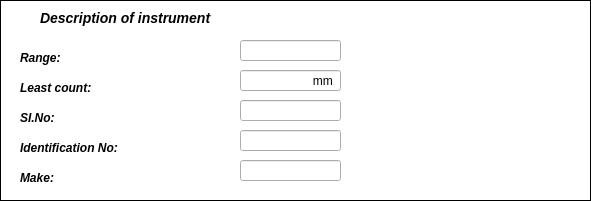
           <widget class="QGroupBox" name="groupBox_19">
            <property name="geometry">
             <rect>
              <x>530</x>
              <y>90</y>
              <width>591</width>
              <height>201</height>
             </rect>
            </property>
            <property name="styleSheet">
             <string notr="true">QGroupBox{background-color: white;
    border: 1px solid black;
    margin-top: 0.5em;
}
</string>
            </property>
            <property name="title">
             <string/>
            </property>
            <widget class="QLabel" name="label_94">
             <property name="geometry">
              <rect>
               <x>40</x>
               <y>10</y>
               <width>181</width>
               <height>17</height>
              </rect>
             </property>
             <property name="text">
              <string>&lt;h3&gt;&lt;i&gt;Description of instrument&lt;/i&gt;&lt;/h3&gt;</string>
             </property>
            </widget>
            <widget class="QLabel" name="label_95">
             <property name="geometry">
              <rect>
               <x>20</x>
               <y>50</y>
               <width>54</width>
               <height>17</height>
              </rect>
             </property>
             <property name="text">
              <string>&lt;b&gt;&lt;i&gt;Range:
</string>
             </property>
            </widget>
            <widget class="QLabel" name="label_96">
             <property name="geometry">
              <rect>
               <x>20</x>
               <y>80</y>
               <width>101</width>
               <height>17</height>
              </rect>
             </property>
             <property name="text">
              <string>&lt;b&gt;&lt;i&gt;Least count:</string>
             </property>
            </widget>
            <widget class="QLabel" name="label_97">
             <property name="geometry">
              <rect>
               <x>20</x>
               <y>110</y>
               <width>54</width>
               <height>17</height>
              </rect>
             </property>
             <property name="text">
              <string>&lt;b&gt;&lt;i&gt;SI.No:</string>
             </property>
            </widget>
            <widget class="QLabel" name="label_98">
             <property name="geometry">
              <rect>
               <x>20</x>
               <y>140</y>
               <width>121</width>
               <height>17</height>
              </rect>
             </property>
             <property name="text">
              <string>&lt;b&gt;&lt;i&gt;Identification No:</string>
             </property>
            </widget>
            <widget class="QLabel" name="label_99">
             <property name="geometry">
              <rect>
               <x>20</x>
               <y>170</y>
               <width>54</width>
               <height>17</height>
              </rect>
             </property>
             <property name="text">
              <string>&lt;b&gt;&lt;i&gt;Make:</string>
             </property>
            </widget>
            <widget class="QLineEdit" name="lineEdit_33">
             <property name="geometry">
              <rect>
               <x>240</x>
               <y>40</y>
               <width>101</width>
               <height>21</height>
              </rect>
             </property>
             <property name="text">
              <string/>
             </property>
            </widget>
            <widget class="QLineEdit" name="lineEdit_51">
             <property name="geometry">
              <rect>
               <x>240</x>
               <y>70</y>
               <width>101</width>
               <height>21</height>
              </rect>
             </property>
             <property name="text">
              <string>                     mm</string>
             </property>
            </widget>
            <widget class="QLineEdit" name="lineEdit_54">
             <property name="geometry">
              <rect>
               <x>240</x>
               <y>100</y>
               <width>101</width>
               <height>21</height>
              </rect>
             </property>
            </widget>
            <widget class="QLineEdit" name="lineEdit_55">
             <property name="geometry">
              <rect>
               <x>240</x>
               <y>130</y>
               <width>101</width>
               <height>21</height>
              </rect>
             </property>
            </widget>
            <widget class="QLineEdit" name="lineEdit_56">
             <property name="geometry">
              <rect>
               <x>240</x>
               <y>160</y>
               <width>101</width>
               <height>21</height>
              </rect>
             </property>
            </widget>
           </widget>
